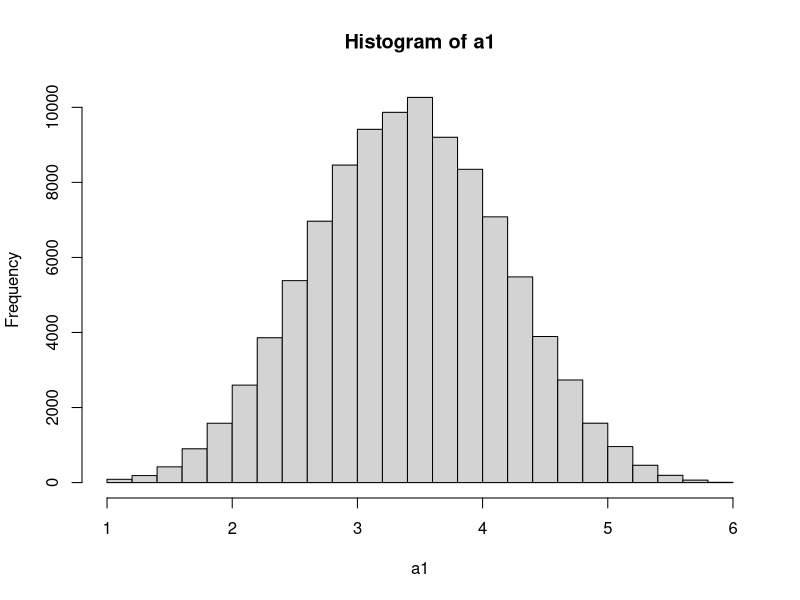
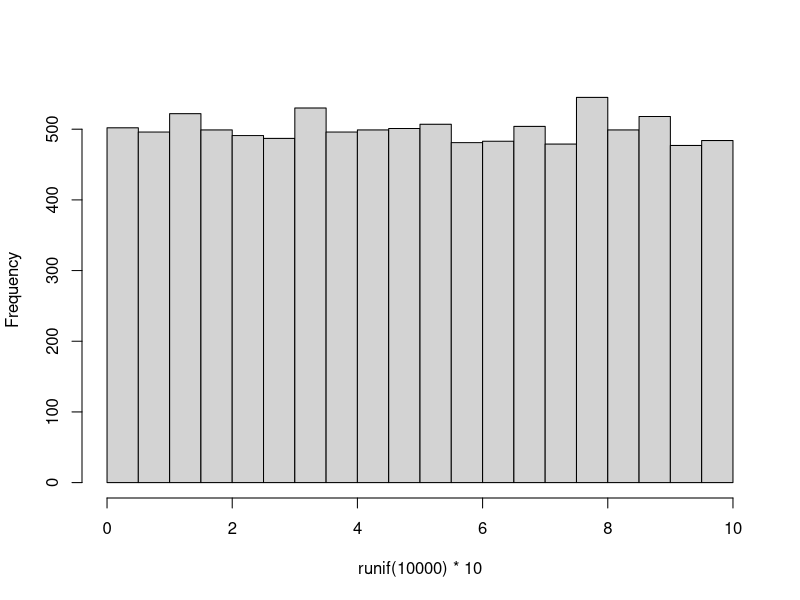
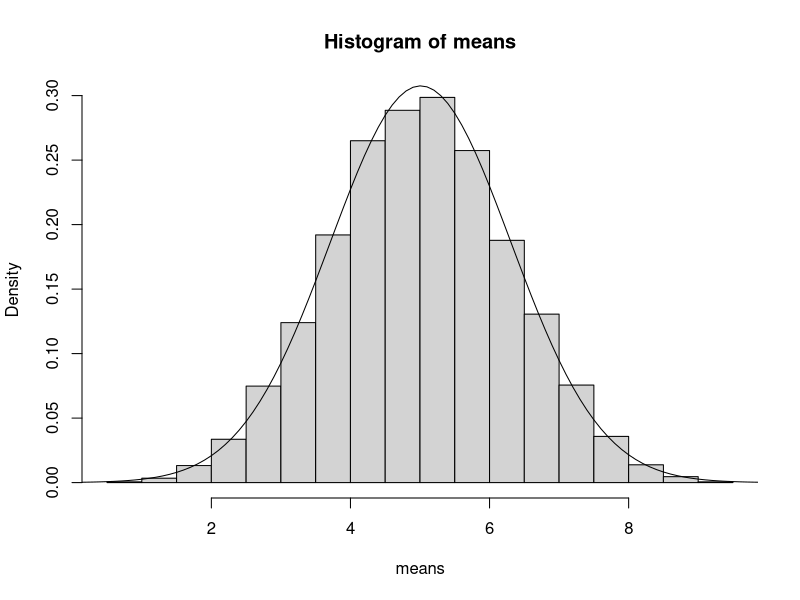

Write R code to recreate these figures, in order.
d = 5;

a1 <- array(1:100000)

for(i in 1:100000)
{
  dice <- sample(6,d,replace = TRUE)
  dice_mean <- mean(dice)
  a1[i] <- dice_mean
}

hist(a1)


#Jevin's code

hist(runif(10000)*10, main="") #1?????? 10??????(???????????? ??????) ???????????? ????????? ??????. ????????? ????????????
means <- numeric(10000) # numeric vector 10000??? ??????
for( i in 1:10000){
  means[i] = mean(runif(5)*10) # 5?????? ????????? ??????. 10??? ????????? ????????? ?????? ????????? ????????? ??????
}

hist(means, freq = FALSE) # density??? ???????????? freq??? false. true??? frequency??? ??????
mean(means)
sd(means)
xv <- seq(0,10,0.1) # x?????? 0?????? 10?????? 0.1 ????????? ????????? xv??? ??????
yv <- dnorm(xv, mean = mean(means), sd = sd(means)) # dnorm -> y?????? density??? ?????? ??????????????? ????????? ??????. x?????? ??????, ??????????????? ????????? ????????? ??????.
lines(xv, yv) # ????????? ???????????? ??????
